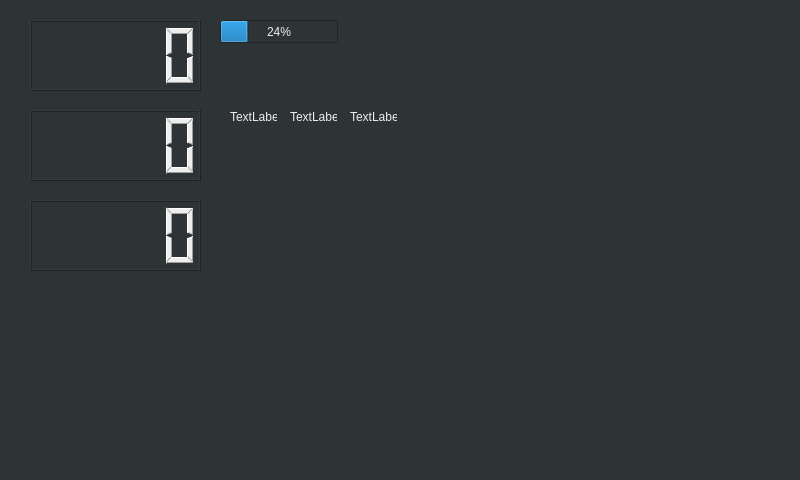
<?xml version="1.0" encoding="UTF-8"?>
<ui version="4.0">
 <class>MonitorWindow</class>
 <widget class="QDialog" name="MonitorWindow">
  <property name="geometry">
   <rect>
    <x>0</x>
    <y>0</y>
    <width>800</width>
    <height>480</height>
   </rect>
  </property>
  <property name="windowTitle">
   <string>CarConnect Monitor</string>
  </property>
  <property name="styleSheet">
   <string notr="true">background-color: rgb(46, 52, 54);
color: rgb(238, 238, 236);</string>
  </property>
  <widget class="QLCDNumber" name="lcdSpeed">
   <property name="geometry">
    <rect>
     <x>30</x>
     <y>20</y>
     <width>171</width>
     <height>71</height>
    </rect>
   </property>
  </widget>
  <widget class="QLCDNumber" name="lcdRPM">
   <property name="geometry">
    <rect>
     <x>30</x>
     <y>110</y>
     <width>171</width>
     <height>71</height>
    </rect>
   </property>
  </widget>
  <widget class="QProgressBar" name="progressAccelerator">
   <property name="geometry">
    <rect>
     <x>220</x>
     <y>20</y>
     <width>118</width>
     <height>23</height>
    </rect>
   </property>
   <property name="value">
    <number>24</number>
   </property>
  </widget>
  <widget class="QLabel" name="labelBrake">
   <property name="geometry">
    <rect>
     <x>230</x>
     <y>110</y>
     <width>47</width>
     <height>13</height>
    </rect>
   </property>
   <property name="text">
    <string>TextLabel</string>
   </property>
  </widget>
  <widget class="QLabel" name="labelClutch">
   <property name="geometry">
    <rect>
     <x>290</x>
     <y>110</y>
     <width>47</width>
     <height>13</height>
    </rect>
   </property>
   <property name="text">
    <string>TextLabel</string>
   </property>
  </widget>
  <widget class="QLabel" name="labelCarState">
   <property name="geometry">
    <rect>
     <x>350</x>
     <y>110</y>
     <width>47</width>
     <height>13</height>
    </rect>
   </property>
   <property name="text">
    <string>TextLabel</string>
   </property>
  </widget>
  <widget class="QLCDNumber" name="lcdVoltage">
   <property name="geometry">
    <rect>
     <x>30</x>
     <y>200</y>
     <width>171</width>
     <height>71</height>
    </rect>
   </property>
  </widget>
 </widget>
 <resources/>
 <connections/>
</ui>
